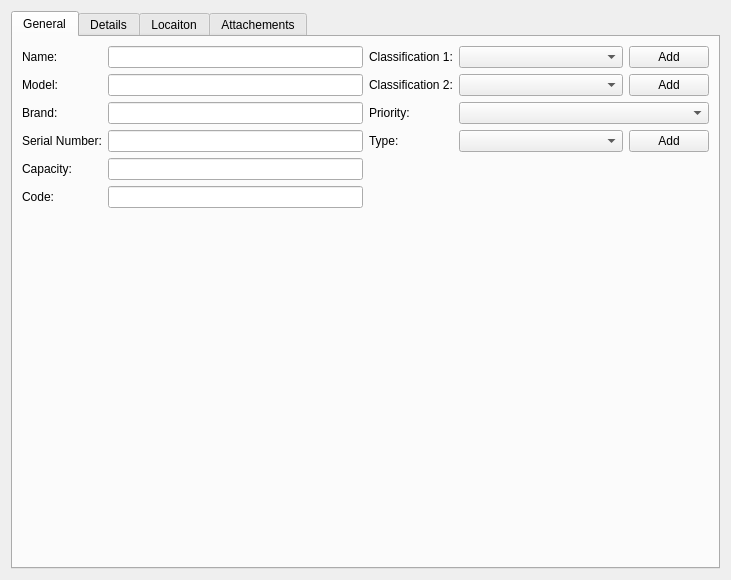
<?xml version="1.0" encoding="UTF-8"?>
<ui version="4.0">
 <class>EquipmentInfoFrame</class>
 <widget class="QFrame" name="EquipmentInfoFrame">
  <property name="geometry">
   <rect>
    <x>0</x>
    <y>0</y>
    <width>731</width>
    <height>580</height>
   </rect>
  </property>
  <property name="windowTitle">
   <string>Frame</string>
  </property>
  <layout class="QVBoxLayout" name="verticalLayout">
   <item>
    <widget class="QTabWidget" name="tabWidget">
     <property name="currentIndex">
      <number>0</number>
     </property>
     <widget class="QWidget" name="general_tab">
      <attribute name="title">
       <string>General</string>
      </attribute>
      <layout class="QVBoxLayout" name="verticalLayout_2">
       <item>
        <layout class="QHBoxLayout" name="horizontalLayout_4">
         <item>
          <layout class="QFormLayout" name="formLayout">
           <item row="0" column="0">
            <widget class="QLabel" name="label">
             <property name="text">
              <string>Name:</string>
             </property>
            </widget>
           </item>
           <item row="0" column="1">
            <widget class="QLineEdit" name="lineEdit"/>
           </item>
           <item row="1" column="0">
            <widget class="QLabel" name="label_5">
             <property name="text">
              <string>Model:</string>
             </property>
            </widget>
           </item>
           <item row="1" column="1">
            <widget class="QLineEdit" name="lineEdit_4"/>
           </item>
           <item row="2" column="0">
            <widget class="QLabel" name="label_4">
             <property name="text">
              <string>Brand:</string>
             </property>
            </widget>
           </item>
           <item row="3" column="0">
            <widget class="QLabel" name="label_6">
             <property name="text">
              <string>Serial Number:</string>
             </property>
            </widget>
           </item>
           <item row="2" column="1">
            <widget class="QLineEdit" name="lineEdit_3"/>
           </item>
           <item row="3" column="1">
            <widget class="QLineEdit" name="lineEdit_5"/>
           </item>
           <item row="4" column="0">
            <widget class="QLabel" name="label_3">
             <property name="text">
              <string>Capacity:</string>
             </property>
            </widget>
           </item>
           <item row="4" column="1">
            <widget class="QLineEdit" name="lineEdit_2"/>
           </item>
           <item row="5" column="0">
            <widget class="QLabel" name="label_7">
             <property name="text">
              <string>Code:</string>
             </property>
            </widget>
           </item>
           <item row="5" column="1">
            <widget class="QLineEdit" name="lineEdit_6"/>
           </item>
          </layout>
         </item>
         <item>
          <layout class="QFormLayout" name="formLayout_2">
           <item row="0" column="0">
            <widget class="QLabel" name="label_2">
             <property name="text">
              <string>Classification 1:</string>
             </property>
            </widget>
           </item>
           <item row="0" column="1">
            <layout class="QHBoxLayout" name="horizontalLayout" stretch="1,0">
             <item>
              <widget class="QComboBox" name="comboBox"/>
             </item>
             <item>
              <widget class="QPushButton" name="pushButton">
               <property name="text">
                <string>Add</string>
               </property>
              </widget>
             </item>
            </layout>
           </item>
           <item row="1" column="0">
            <widget class="QLabel" name="label_8">
             <property name="text">
              <string>Classification 2:</string>
             </property>
            </widget>
           </item>
           <item row="1" column="1">
            <layout class="QHBoxLayout" name="horizontalLayout_2" stretch="1,0">
             <item>
              <widget class="QComboBox" name="comboBox_2"/>
             </item>
             <item>
              <widget class="QPushButton" name="pushButton_2">
               <property name="text">
                <string>Add</string>
               </property>
              </widget>
             </item>
            </layout>
           </item>
           <item row="2" column="0">
            <widget class="QLabel" name="label_9">
             <property name="text">
              <string>Priority:</string>
             </property>
            </widget>
           </item>
           <item row="2" column="1">
            <widget class="QComboBox" name="comboBox_3"/>
           </item>
           <item row="3" column="0">
            <widget class="QLabel" name="label_10">
             <property name="text">
              <string>Type:</string>
             </property>
            </widget>
           </item>
           <item row="3" column="1">
            <layout class="QHBoxLayout" name="horizontalLayout_3" stretch="1,0">
             <item>
              <widget class="QComboBox" name="comboBox_4"/>
             </item>
             <item>
              <widget class="QPushButton" name="pushButton_3">
               <property name="text">
                <string>Add</string>
               </property>
              </widget>
             </item>
            </layout>
           </item>
          </layout>
         </item>
        </layout>
       </item>
       <item>
        <spacer name="verticalSpacer">
         <property name="orientation">
          <enum>Qt::Vertical</enum>
         </property>
         <property name="sizeHint" stdset="0">
          <size>
           <width>20</width>
           <height>355</height>
          </size>
         </property>
        </spacer>
       </item>
      </layout>
     </widget>
     <widget class="QWidget" name="details_tab">
      <attribute name="title">
       <string>Details</string>
      </attribute>
     </widget>
     <widget class="QWidget" name="location_tab">
      <attribute name="title">
       <string>Locaiton</string>
      </attribute>
     </widget>
     <widget class="QWidget" name="attachments_tab">
      <attribute name="title">
       <string>Attachements</string>
      </attribute>
     </widget>
    </widget>
   </item>
  </layout>
 </widget>
 <resources/>
 <connections/>
</ui>
